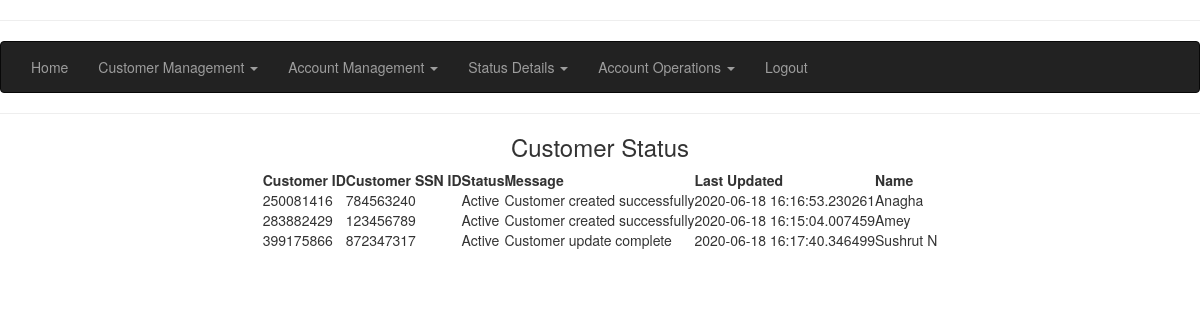
Screenshot of /execpage/customer-status with the database file from the repository.
### app.py (models this page shows, shortened)
class Customer(db.Model):
    customerid = db.Column(db.Integer, primary_key=True, nullable=False)
    customerssn = db.Column(db.Integer, nullable=False)
    customeraccno = db.Column(db.Integer, nullable=False, default=0)
    customeracctype = db.Column(db.String(15), nullable=False, default='N/A')
    customerstatus = db.Column(db.String(15), nullable=False, default='Active')
    customermsg = db.Column(db.String(50), nullable=False, default='Customer created successfully')
    customerupd = db.Column(db.DateTime, nullable=False, default=datetime.utcnow)
    customerage = db.Column(db.Integer, nullable=False)
    customername = db.Column(db.String(30), nullable=False)
    customeraddr = db.Column(db.String(100), nullable=False)
    customerstate = db.Column(db.String(20), nullable=False)
    customercity = db.Column(db.String(20), nullable=False)

### app.py (the view)
@app.route('/execpage/customer-status', methods=['GET','POST'])
def show_customer_details():
    records = Customer.query.all()
    return render_template('customerstatus.html',records=records)

### app.py (called while the page is built)
@app.before_request
def before_request():
    g.username=None
    if 'username' in session:
        g.username = session['username']

### templates/customerstatus.html (shortened to what this page needs)
<!DOCTYPE html>
<html lang="en">
<head>
    <link rel="stylesheet" href="https://maxcdn.bootstrapcdn.com/bootstrap/3.4.1/css/bootstrap.min.css">
    <link rel="stylesheet" href="https://unpkg.com/purecss@2.0.3/build/pure-min.css">
</head>
<body>
<hr>
<nav class="navbar navbar-inverse">
    <div class="container-fluid">
      <ul class="nav navbar-nav">
        <li><a href="/execpage">Home</a></li>
        <li class="dropbtn"><a class="dropdown-toggle" data-toggle="dropdown" href="#">Customer Management <span class="caret"></span></a>
        </li>
        <li class="dropdown"><a class="dropdown-toggle" data-toggle="dropdown" href="#">Account Management <span class="caret"></span></a>
        </li>
        <li class="dropdown"><a class="dropdown-toggle" data-toggle="dropdown" href="#">Status Details <span class="caret"></span></a>
        </li>
        <li class="dropdown"><a class="dropdown-toggle" data-toggle="dropdown" href="#">Account Operations <span class="caret"></span></a>
        </li>
        <li><a href="/logout">Logout</a></li>
      </ul>
    </div>
  </nav>
<hr>
<h3 style="text-align:center">Customer Status</h3>
<table class="pure-table pure-table-bordered">
    <thead>
        <tr>
            <th>Customer ID</th>
            <th>Customer SSN ID</th>
            <th>Status</th>
            <th>Message</th>
            <th>Last Updated</th>
            <th>Name</th>
        </tr>
    </thead>
    <tbody>
        {% for r in records %}
        <tr>
            <td>{{ r.customerid }}</td>
            <td>{{ r.customerssn }}</td>
            <td>{{ r.customerstatus }}</td>
            <td>{{ r.customermsg }}</td>
            <td>{{ r.customerupd }}</td>
            <td>{{ r.customername }}</td>
        </tr>
        {% endfor %}
    </tbody>
</table>
</body>
</html>

### templates/customerstatus.html (style rules this page uses)
table { margin-left: auto; margin-right: auto; }

### rows the page displays
Customer: customerid "250081416", customerssn "784563240", customerstatus "Active", customermsg "Customer created successfully", customerupd "2020-06-18 16:16:53.230261", customername "Anagha"
Customer: customerid "283882429", customerssn "123456789", customerstatus "Active", customermsg "Customer created successfully", customerupd "2020-06-18 16:15:04.007459", customername "Amey"
Customer: customerid "399175866", customerssn "872347317", customerstatus "Active", customermsg "Customer update complete", customerupd "2020-06-18 16:17:40.346499", customername "Sushrut N"
